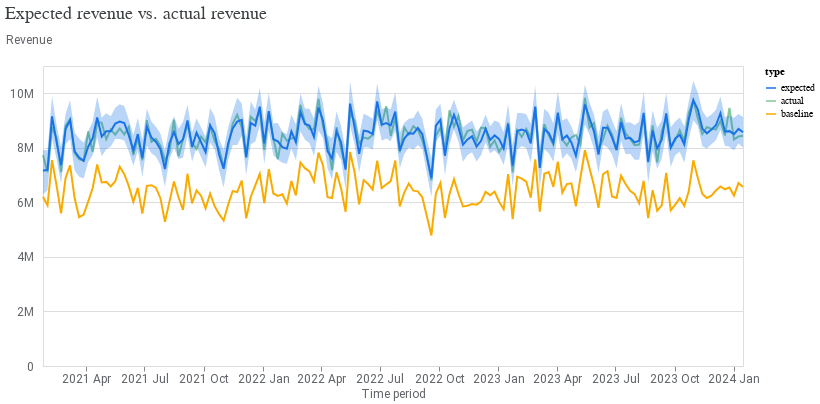

Notebook source saved alongside this figure:
### Markdown cell above
2\. Assess the model's fit by comparing the expected sales against the actual sales.

### Code cell
model_fit = visualizer.ModelFit(mmm)
model_fit.plot_model_fit()

### Figure 1 — Vega-Lite specification as saved in the notebook (floating-point values rounded to 4 significant figures; data arrays with more than 128 entries replaced by an {"elided": "..."} marker saying what was removed)
{"config": {"view": {"continuousWidth": 300, "continuousHeight": 300}, "axis": {"labelColor": "#5F6368", "labelFont": "Roboto", "labelFontSize": 12, "titleColor": "#5F6368", "titleFont": "Roboto", "titleFontSize": 12, "titleFontWeight": "normal"}}, "layer": [{"mark": {"type": "line"}, "encoding": {"color": {"field": "type", "scale": {"domain": ["expected", "actual", "baseline"], "range": ["#1A73E8", "#81C995", "#F9AB00"]}, "type": "nominal"}, "x": {"axis": {"domainColor": "#DADCE0", "format": "%Y %b", "grid": false, "tickCount": 8}, "field": "time", "title": "Time period", "type": "temporal"}, "y": {"axis": {"domain": false, "labelExpr": "replace(format(datum.value, '.3~s'), 'G', 'B')", "labelPadding": 10, "tickCount": 5, "ticks": false, "titleAlign": "left", "titleAngle": 0, "titleY": -20}, "field": "mean", "title": "Revenue", "type": "quantitative"}}}, {"mark": {"type": "area", "opacity": 0.3}, "encoding": {"color": {"field": "type", "legend": null, "scale": {"domain": ["expected"], "range": ["#1A73E8"]}, "type": "nominal"}, "x": {"field": "time", "type": "temporal"}, "y": {"field": "ci_hi", "type": "quantitative"}, "y2": {"field": "ci_lo"}}}], "data": {"name": "data-1c70424e8c7e781c1f6f70b7fb640ffa"}, "resolve": {"scale": {"color": "independent"}}, "title": {"text": "Expected revenue vs. actual revenue", "anchor": "start", "color": "#3C4043", "font": "Google Sans Display", "fontSize": 18, "fontWeight": "normal", "offset": 10}, "width": 700, "$schema": "https://vega.github.io/schema/vega-lite/v5.20.1.json", "datasets": {"data-1c70424e8c7e781c1f6f70b7fb640ffa": {"elided": "468 records"}}}
